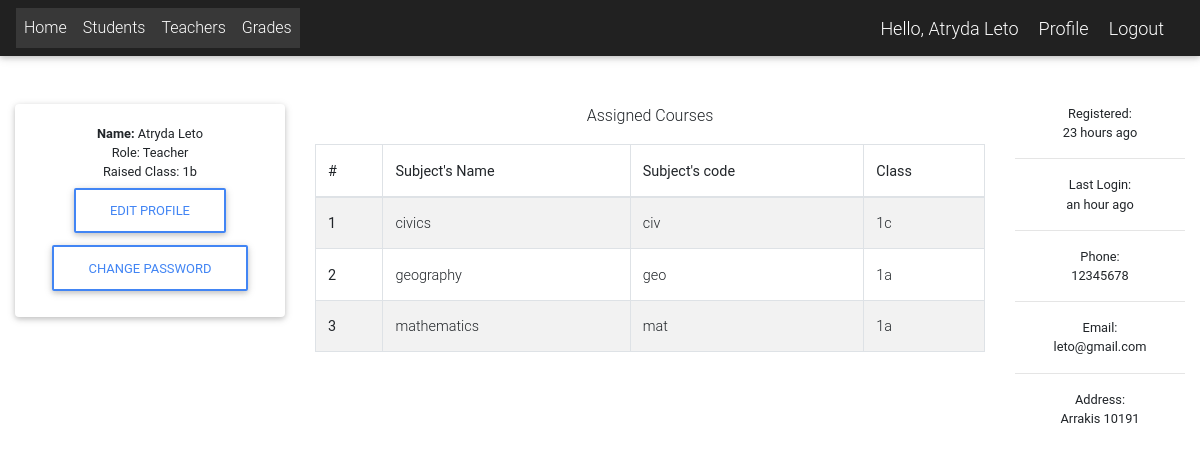
Page /profile/ (signed in) on the committed database.
### app/models.py (models this page shows, shortened)
class User(AbstractUser):
    is_student = models.BooleanField(default=False)
    is_teacher = models.BooleanField(default=False)
    is_director = models.BooleanField(default=False)
    phone = models.CharField(max_length=60, blank=True, null=True)
    address = models.CharField(max_length=60, blank=True, null=True)
    email = models.EmailField(blank=True, null=True)
    username_validator = ASCIIUsernameValidator()
    def get_full_name(self):
        full_name = self.username
        if self.first_name and self.last_name:
            full_name = self.last_name + " " + self.first_name
        return full_name

class Class(models.Model):
    year = models.CharField(choices=YEAR, max_length=1, blank=True)
    branch = models.CharField(choices=BRANCH, max_length=1, blank=True)
    session = models.ForeignKey(Session, on_delete=models.SET_NULL, blank=True, null=True)
    supervising_teacher = models.ForeignKey(Teacher, on_delete=models.SET_NULL, blank=True, null=True)
    class Meta:
        verbose_name_plural = 'Classes'

class Subject(models.Model):
    subjectName = models.CharField(choices=SUBJECTS, max_length=200)
    subjectCode = models.CharField(max_length=200, unique=True)
    teacher = models.ForeignKey(Teacher, on_delete=models.SET_NULL, null=True)
    description = models.TextField(max_length=200, blank=True)
    semester = models.CharField(choices=SEMESTER, max_length=200)
    branch = models.CharField(choices=BRANCH, max_length=1, blank=True, null=True)
    year = models.CharField(choices=YEAR, max_length=1, blank=True, null=True)

### app/decorators.py (the view)
    def wrapped_func(request, *args, **kwargs):
        request = is_logged_in(request)
        resp = func(request, *args, **kwargs)
        return resp

### app/utils.py (called while the page is built)
def is_logged_in(request):
    if request.user.is_authenticated:
        return request
    raise PermissionDenied

### app/views.py (called while the page is built, shortened)
def teachers_subject(teacher):
    subjects = Subject.objects.all()
    sub_array = []
    for y in subjects:
        if teacher == y.teacher:
            sub_array.append(y)
    return sub_array

@login_required
def profile(request):
    if request.user.is_teacher:
        subjects = teachers_subject(request.user.teacher)
        teacher_class = Class.objects.filter(supervising_teacher=request.user.teacher)
        class_count = len(teacher_class)
        context = {
            'subjects': subjects,
            'class': teacher_class,
            'count': class_count
        }
        return render(request, 'profile/profile.html', context)
    else:
        staff = User.objects.filter(is_teacher=True)
        return render(request, 'profile/profile.html', {"staff": staff})

### templates/profile/profile.html (shortened to what this page needs)
{% extends 'Links.html' %}
{% load static %}
{% load humanize %}
{% block content %}
 <div class="container-fluid mt-5">
  <div class="row">
    <div class="col-md-3">
<div class="card">
{% if user.is_teacher %}
  <div class="card-body card-body-cascade text-center">
    <small class="card-title"><b>Name: </b>{{ user.get_full_name }}</small><br>
    <small class="card-title">Role: Teacher </small><br>
        {% if count != 0 %}
          <small class="card-title">Raised Class: {{ class.0.year }}{{ class.0.branch }} </small><br>
      {% endif %}
      <a href="{% url 'edit_profile' %}" type="button" class="btn btn-outline-primary">Edit profile</a>
      <a href="{% url 'change_password' %}" type="button" class="btn btn-outline-primary">Change password</a>
  </div>
{% endif %}
</div>
    </div>
    {% if user.is_teacher %}
    <div class="col-md-7 text-center">
      <p>Assigned Courses</p>
  <div class="table-wrapper-scroll-y">
  <table class="table table-bordered table-striped">
  <thead>
    <tr>
      <th scope="col">#</th>
      <th scope="col">Subject's Name</th>
      <th scope="col">Subject's code</th>
      <th scope="col">Class</th>
    </tr>
  </thead>
  <tbody>
    {% for subject in subjects %}
    <tr>
      <th scope="row">{{ forloop.counter }}</th>
      <td>{{ subject.subjectName}}</td>
      <td>{{ subject.subjectCode }}</td>
      <td>{{ subject.year }}{{ subject.branch }}</td>
    </tr>
    {% empty %}
    <tr>
      <td></td>
      <td>No subjects!</td>
      <td></td>
    </tr>
  {% endfor %}
  </tbody>
</table>
    </div>
  </div>
  {% endif %}
  <div class="col-md-2 text-center">
    <small> Registered:<br><date>{{ user.date_joined|naturaltime }}</date></small><hr />
    <small> Last Login:<br><date>
    {% if user.last_login == None %}
          Never
    {% else %}
      {{ user.last_login|naturaltime }}
    {% endif %}</date></small><hr />
    <small> Phone:<br><date>{% if user.phone %}{{ user.phone }}{% endif %}</date></small><hr />
    <small> Email:<br><date>{{ user.email }}</date></small><hr />
    <small> Address:<br><date>{{ user.address }}</date></small>
  </div>
</div>
 </div>
{% endblock %}

### templates/navbar.html (shortened to what this page needs)
{% load static %}
<nav class="navbar navbar-expand-lg navbar-dark bg-dark">
  <div class="collapse navbar-collapse" id="navbarNav">
    {% if request.user.is_authenticated %}
    <ul class="navbar-nav">
      <li class="nav-item active">
        <a class="nav-link" href="{% url 'home' %}">Home</a>
      </li>
     <li class="nav-item active">
        <a class="nav-link" href="{% url 'student_list' %}">Students</a>
      </li>
     <li class="nav-item active">
        <a class="nav-link" href="{% url 'teacher_list' %}">Teachers</a>
              </li>
             <li class="nav-item active">
        <a class="nav-link" href="{% url 'grades_list' %}">Grades</a>
    </ul>
  </div>
  <span class="greet">Hello, {{request.user.get_full_name}}</span>
  <span ><a  class="greet" href="{% url 'profile' %}">Profile</a></span>
  <span ><a  class="greet" href="{% url 'logout' %}">Logout</a></span>
    {% endif %}
</nav>

### templates/navbar.html (style rules this page uses)
.greet { font-size: 18px; color: #fff; margin-right: 20px; }

### templates/profile/profile.html (style rules this page uses)
.table-wrapper-scroll-y { display: block; max-height: 350px; overflow-y: auto; -ms-overflow-style: -ms-autohiding-scrollbar; }

### rows in the picture
User: user.get_full_name "Atryda Leto", get_full_name "Atryda Leto", date_joined "23 hours ago", last_login "an hour ago", phone "12345678", email "leto@gmail.com", address "Arrakis 10191"
Class: year "1", branch "b"
Subject: subjectName "civics", subjectCode "civ", year "1", branch "c"
Subject: subjectName "geography", subjectCode "geo", year "1", branch "a"
Subject: subjectName "mathematics", subjectCode "mat", year "1", branch "a"
